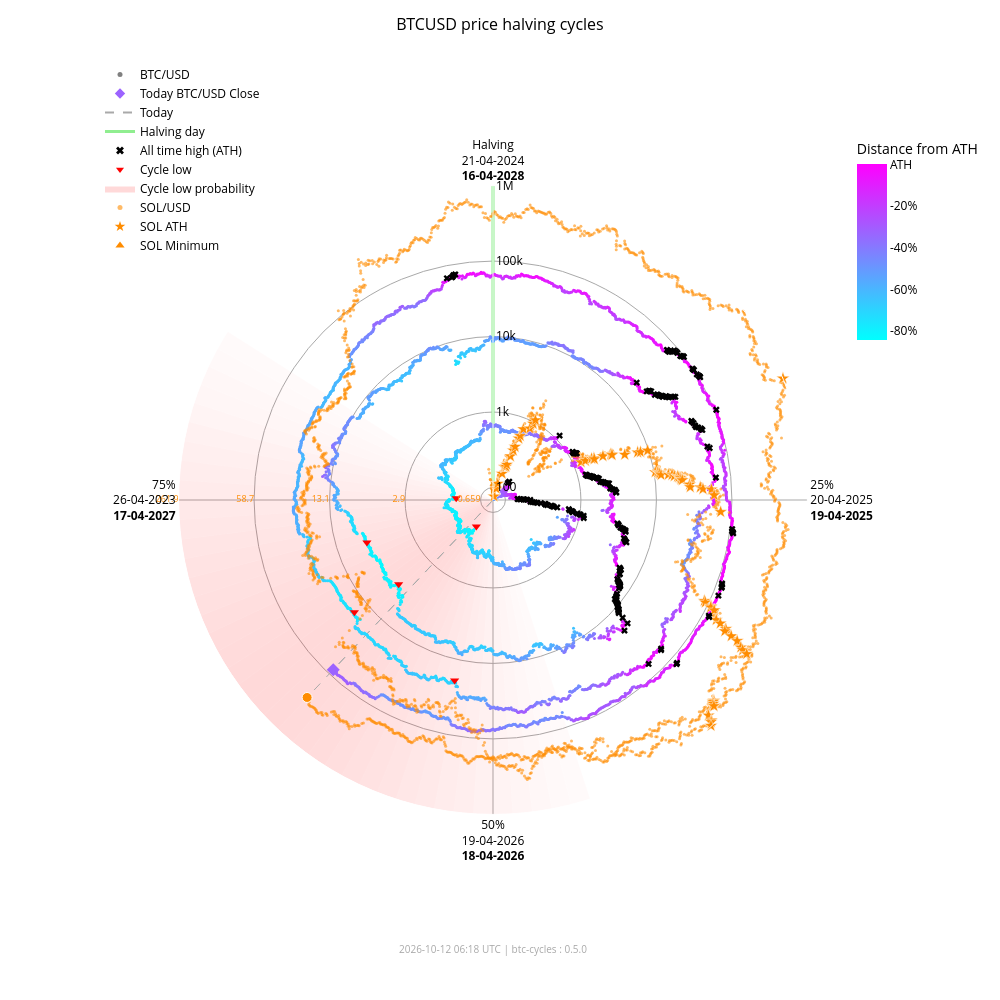

The notebook cell saved with this chart:
### Markdown cell above
### Interactive chart with overlay

### Code cell
fig_overlay_interactive = btc.plot(
    kind="interactive",
    from_date="2012-11-28",
    overlay=sol,
)
fig_overlay_interactive.show(config={"scrollZoom": True, "displayModeBar": True})

### Figure 1 — Plotly figure (JSON) as saved in the notebook; plotly's stock layout.template omitted (floating-point values rounded to 4 significant figures; data arrays with more than 128 entries replaced by an {"elided": "..."} marker saying what was removed)
{"data": [{"fill": "toself", "fillcolor": "rgba(255,0,0,0.018306980149439524)", "hoverinfo": "skip", "line": {"width": 0}, "mode": "lines", "r": [68.43, 1000000, 1000000, 68.43, 68.43], "showlegend": false, "theta": [162.0, 162.0, 165.6, 165.6, 162.0], "type": "scatterpolar"}, {"fill": "toself", "fillcolor": "rgba(255,0,0,0.02405911634527998)", "hoverinfo": "skip", "line": {"width": 0}, "mode": "lines", "r": [68.43, 1000000, 1000000, 68.43, 68.43], "showlegend": false, "theta": [165.6, 165.6, 169.2, 169.2, 165.6], "type": "scatterpolar"}, {"fill": "toself", "fillcolor": "rgba(255,0,0,0.030803449372254352)", "hoverinfo": "skip", "line": {"width": 0}, "mode": "lines", "r": [68.43, 1000000, 1000000, 68.43, 68.43], "showlegend": false, "theta": [169.2, 169.2, 172.8, 172.8, 169.2], "type": "scatterpolar"}, {"fill": "toself", "fillcolor": "rgba(255,0,0,0.03847233586005252)", "hoverinfo": "skip", "line": {"width": 0}, "mode": "lines", "r": [68.43, 1000000, 1000000, 68.43, 68.43], "showlegend": false, "theta": [172.8, 172.8, 176.4, 176.4, 172.8], "type": "scatterpolar"}, {"fill": "toself", "fillcolor": "rgba(255,0,0,0.04694405159551339)", "hoverinfo": "skip", "line": {"width": 0}, "mode": "lines", "r": [68.43, 1000000, 1000000, 68.43, 68.43], "showlegend": false, "theta": [176.4, 176.4, 180.0, 180.0, 176.4], "type": "scatterpolar"}, {"fill": "toself", "fillcolor": "rgba(255,0,0,0.05605603979818329)", "hoverinfo": "skip", "line": {"width": 0}, "mode": "lines", "r": [68.43, 1000000, 1000000, 68.43, 68.43], "showlegend": false, "theta": [180.0, 180.0, 183.6, 183.6, 180.0], "type": "scatterpolar"}, {"fill": "toself", "fillcolor": "rgba(255,0,0,0.06562330627802694)", "hoverinfo": "skip", "line": {"width": 0}, "mode": "lines", "r": [68.43, 1000000, 1000000, 68.43, 68.43], "showlegend": false, "theta": [183.6, 183.6, 187.2, 187.2, 183.6], "type": "scatterpolar"}, {"fill": "toself", "fillcolor": "rgba(255,0,0,0.07545707932574237)", "hoverinfo": "skip", "line": {"width": 0}, "mode": "lines", "r": [68.43, 1000000, 1000000, 68.43, 68.43], "showlegend": false, "theta": [187.2, 187.2, 190.8, 190.8, 187.2], "type": "scatterpolar"}, {"fill": "toself", "fillcolor": "rgba(255,0,0,0.08537841060169407)", "hoverinfo": "skip", "line": {"width": 0}, "mode": "lines", "r": [68.43, 1000000, 1000000, 68.43, 68.43], "showlegend": false, "theta": [190.8, 190.8, 194.4, 194.4, 190.8], "type": "scatterpolar"}, {"fill": "toself", "fillcolor": "rgba(255,0,0,0.09522272137134848)", "hoverinfo": "skip", "line": {"width": 0}, "mode": "lines", "r": [68.43, 1000000, 1000000, 68.43, 68.43], "showlegend": false, "theta": [194.4, 194.4, 198.0, 198.0, 194.4], "type": "scatterpolar"}, {"fill": "toself", "fillcolor": "rgba(255,0,0,0.10483418800389058)", "hoverinfo": "skip", "line": {"width": 0}, "mode": "lines", "r": [68.43, 1000000, 1000000, 68.43, 68.43], "showlegend": false, "theta": [198.0, 198.0, 201.6, 201.6, 198.0], "type": "scatterpolar"}, {"fill": "toself", "fillcolor": "rgba(255,0,0,0.11405248627197925)", "hoverinfo": "skip", "line": {"width": 0}, "mode": "lines", "r": [68.43, 1000000, 1000000, 68.43, 68.43], "showlegend": false, "theta": [201.6, 201.6, 205.2, 205.2, 201.6], "type": "scatterpolar"}, {"fill": "toself", "fillcolor": "rgba(255,0,0,0.12269756305009562)", "hoverinfo": "skip", "line": {"width": 0}, "mode": "lines", "r": [68.43, 1000000, 1000000, 68.43, 68.43], "showlegend": false, "theta": [205.2, 205.2, 208.8, 208.8, 205.2], "type": "scatterpolar"}, {"fill": "toself", "fillcolor": "rgba(255,0,0,0.13055959037792858)", "hoverinfo": "skip", "line": {"width": 0}, "mode": "lines", "r": [68.43, 1000000, 1000000, 68.43, 68.43], "showlegend": false, "theta": [208.8, 208.8, 212.4, 212.4, 208.8], "type": "scatterpolar"}, {"fill": "toself", "fillcolor": "rgba(255,0,0,0.13740037014073872)", "hoverinfo": "skip", "line": {"width": 0}, "mode": "lines", "r": [68.43, 1000000, 1000000, 68.43, 68.43], "showlegend": false, "theta": [212.4, 212.4, 216.0, 216.0, 212.4], "type": "scatterpolar"}, {"fill": "toself", "fillcolor": "rgba(255,0,0,0.14296927208088228)", "hoverinfo": "skip", "line": {"width": 0}, "mode": "lines", "r": [68.43, 1000000, 1000000, 68.43, 68.43], "showlegend": false, "theta": [216.0, 216.0, 219.6, 219.6, 216.0], "type": "scatterpolar"}, {"fill": "toself", "fillcolor": "rgba(255,0,0,0.14703219887325494)", "hoverinfo": "skip", "line": {"width": 0}, "mode": "lines", "r": [68.43, 1000000, 1000000, 68.43, 68.43], "showlegend": false, "theta": [219.6, 219.6, 223.2, 223.2, 219.6], "type": "scatterpolar"}, {"fill": "toself", "fillcolor": "rgba(255,0,0,0.14940752827264187)", "hoverinfo": "skip", "line": {"width": 0}, "mode": "lines", "r": [68.43, 1000000, 1000000, 68.43, 68.43], "showlegend": false, "theta": [223.2, 223.2, 226.8, 226.8, 223.2], "type": "scatterpolar"}, {"fill": "toself", "fillcolor": "rgba(255,0,0,0.15)", "hoverinfo": "skip", "line": {"width": 0}, "mode": "lines", "r": [68.43, 1000000, 1000000, 68.43, 68.43], "showlegend": false, "theta": [226.8, 226.8, 230.4, 230.4, 226.8], "type": "scatterpolar"}, {"fill": "toself", "fillcolor": "rgba(255,0,0,0.14882314851976614)", "hoverinfo": "skip", "line": {"width": 0}, "mode": "lines", "r": [68.43, 1000000, 1000000, 68.43, 68.43], "showlegend": false, "theta": [230.4, 230.4, 234.0, 234.0, 230.4], "type": "scatterpolar"}, {"fill": "toself", "fillcolor": "rgba(255,0,0,0.14600334989350275)", "hoverinfo": "skip", "line": {"width": 0}, "mode": "lines", "r": [68.43, 1000000, 1000000, 68.43, 68.43], "showlegend": false, "theta": [234.0, 234.0, 237.6, 237.6, 234.0], "type": "scatterpolar"}, {"fill": "toself", "fillcolor": "rgba(255,0,0,0.14176315293000513)", "hoverinfo": "skip", "line": {"width": 0}, "mode": "lines", "r": [68.43, 1000000, 1000000, 68.43, 68.43], "showlegend": false, "theta": [237.6, 237.6, 241.2, 241.2, 237.6], "type": "scatterpolar"}, {"fill": "toself", "fillcolor": "rgba(255,0,0,0.1363869302869166)", "hoverinfo": "skip", "line": {"width": 0}, "mode": "lines", "r": [68.43, 1000000, 1000000, 68.43, 68.43], "showlegend": false, "theta": [241.2, 241.2, 244.8, 244.8, 241.2], "type": "scatterpolar"}, {"fill": "toself", "fillcolor": "rgba(255,0,0,0.13017643696734477)", "hoverinfo": "skip", "line": {"width": 0}, "mode": "lines", "r": [68.43, 1000000, 1000000, 68.43, 68.43], "showlegend": false, "theta": [244.8, 244.8, 248.4, 248.4, 244.8], "type": "scatterpolar"}, {"fill": "toself", "fillcolor": "rgba(255,0,0,0.1234063302665758)", "hoverinfo": "skip", "line": {"width": 0}, "mode": "lines", "r": [68.43, 1000000, 1000000, 68.43, 68.43], "showlegend": false, "theta": [248.4, 248.4, 252.0, 252.0, 248.4], "type": "scatterpolar"}, {"fill": "toself", "fillcolor": "rgba(255,0,0,0.11628949020714345)", "hoverinfo": "skip", "line": {"width": 0}, "mode": "lines", "r": [68.43, 1000000, 1000000, 68.43, 68.43], "showlegend": false, "theta": [252.0, 252.0, 255.6, 255.6, 252.0], "type": "scatterpolar"}, {"fill": "toself", "fillcolor": "rgba(255,0,0,0.108959277972535)", "hoverinfo": "skip", "line": {"width": 0}, "mode": "lines", "r": [68.43, 1000000, 1000000, 68.43, 68.43], "showlegend": false, "theta": [255.6, 255.6, 259.2, 259.2, 255.6], "type": "scatterpolar"}, {"fill": "toself", "fillcolor": "rgba(255,0,0,0.1014715299920515)", "hoverinfo": "skip", "line": {"width": 0}, "mode": "lines", "r": [68.43, 1000000, 1000000, 68.43, 68.43], "showlegend": false, "theta": [259.2, 259.2, 262.8, 262.8, 259.2], "type": "scatterpolar"}, {"fill": "toself", "fillcolor": "rgba(255,0,0,0.09382430417652897)", "hoverinfo": "skip", "line": {"width": 0}, "mode": "lines", "r": [68.43, 1000000, 1000000, 68.43, 68.43], "showlegend": false, "theta": [262.8, 262.8, 266.4, 266.4, 262.8], "type": "scatterpolar"}, {"fill": "toself", "fillcolor": "rgba(255,0,0,0.08598937207621672)", "hoverinfo": "skip", "line": {"width": 0}, "mode": "lines", "r": [68.43, 1000000, 1000000, 68.43, 68.43], "showlegend": false, "theta": [266.4, 266.4, 270.0, 270.0, 266.4], "type": "scatterpolar"}, {"fill": "toself", "fillcolor": "rgba(255,0,0,0.07794710108398434)", "hoverinfo": "skip", "line": {"width": 0}, "mode": "lines", "r": [68.43, 1000000, 1000000, 68.43, 68.43], "showlegend": false, "theta": [270.0, 270.0, 273.6, 273.6, 270.0], "type": "scatterpolar"}, {"fill": "toself", "fillcolor": "rgba(255,0,0,0.06971614429145927)", "hoverinfo": "skip", "line": {"width": 0}, "mode": "lines", "r": [68.43, 1000000, 1000000, 68.43, 68.43], "showlegend": false, "theta": [273.6, 273.6, 277.2, 277.2, 273.6], "type": "scatterpolar"}, {"fill": "toself", "fillcolor": "rgba(255,0,0,0.061371174705723626)", "hoverinfo": "skip", "line": {"width": 0}, "mode": "lines", "r": [68.43, 1000000, 1000000, 68.43, 68.43], "showlegend": false, "theta": [277.2, 277.2, 280.8, 280.8, 277.2], "type": "scatterpolar"}, {"fill": "toself", "fillcolor": "rgba(255,0,0,0.05304520605236535)", "hoverinfo": "skip", "line": {"width": 0}, "mode": "lines", "r": [68.43, 1000000, 1000000, 68.43, 68.43], "showlegend": false, "theta": [280.8, 280.8, 284.4, 284.4, 280.8], "type": "scatterpolar"}, {"fill": "toself", "fillcolor": "rgba(255,0,0,0.044916938988340704)", "hoverinfo": "skip", "line": {"width": 0}, "mode": "lines", "r": [68.43, 1000000, 1000000, 68.43, 68.43], "showlegend": false, "theta": [284.4, 284.4, 288.0, 288.0, 284.4], "type": "scatterpolar"}, {"fill": "toself", "fillcolor": "rgba(255,0,0,0.0371870550186571)", "hoverinfo": "skip", "line": {"width": 0}, "mode": "lines", "r": [68.43, 1000000, 1000000, 68.43, 68.43], "showlegend": false, "theta": [288.0, 288.0, 291.6, 291.6, 288.0], "type": "scatterpolar"}, {"fill": "toself", "fillcolor": "rgba(255,0,0,0.030049603184432498)", "hoverinfo": "skip", "line": {"width": 0}, "mode": "lines", "r": [68.43, 1000000, 1000000, 68.43, 68.43], "showlegend": false, "theta": [291.6, 291.6, 295.2, 295.2, 291.6], "type": "scatterpolar"}, {"fill": "toself", "fillcolor": "rgba(255,0,0,0.023665126797805223)", "hoverinfo": "skip", "line": {"width": 0}, "mode": "lines", "r": [68.43, 1000000, 1000000, 68.43, 68.43], "showlegend": false, "theta": [295.2, 295.2, 298.8, 298.8, 295.2], "type": "scatterpolar"}, {"fill": "toself", "fillcolor": "rgba(255,0,0,0.018141004067302662)", "hoverinfo": "skip", "line": {"width": 0}, "mode": "lines", "r": [68.43, 1000000, 1000000, 68.43, 68.43], "showlegend": false, "theta": [298.8, 298.8, 302.4, 302.4, 298.8], "type": "scatterpolar"}, {"hoverinfo": "skip", "line": {"color": "darkgrey", "dash": "dash", "width": 1}, "mode": "lines", "r": [68.43, 83680.0], "showlegend": false, "theta": [223.3, 223.3], "type": "scatterpolar"}, {"hoverinfo": "skip", "line": {"color": "darkgrey", "dash": "dash", "width": 1}, "mode": "lines", "r": [68.43, 267800.0], "showlegend": false, "theta": [223.3, 223.3], "type": "scatterpolar"}, {"hoverinfo": "skip", "line": {"color": "lightgreen", "width": 3}, "mode": "lines", "r": [68.43, 1000000], "showlegend": false, "theta": [0, 0], "type": "scatterpolar"}, {"hoverinfo": "text", "marker": {"color": {"elided": "4916 str values"}, "size": 3}, "mode": "markers", "r": {"elided": "4916 float values"}, "showlegend": false, "text": {"elided": "4916 str values"}, "theta": {"elided": "4916 float values"}, "type": "scatterpolar"}, {"hoverinfo": "text", "marker": {"color": "#FF8C00", "opacity": 0.6, "size": 3}, "mode": "markers", "r": {"elided": "2376 float values"}, "showlegend": false, "text": {"elided": "2376 str values"}, "theta": {"elided": "2376 float values"}, "type": "scatterpolar"}, {"hoverinfo": "text", "marker": {"color": "#9c63ff", "size": 10, "symbol": "diamond"}, "mode": "markers", "r": [83680.0], "showlegend": false, "text": ["Today<br>Date: 2026-10-11<br>Price: $83,679.46"], "theta": [223.3], "type": "scatterpolar"}, {"hoverinfo": "text", "marker": {"color": "#FF8C00", "line": {"color": "white", "width": 1}, "size": 10, "symbol": "circle"}, "mode": "markers", "r": [267800.0], "showlegend": false, "text": ["Today SOL<br>Date: 2026-10-11<br>Price: $111.24"], "theta": [223.3], "type": "scatterpolar"}, {"hoverinfo": "text", "marker": {"color": "#FF8C00", "line": {"color": "white", "width": 0.5}, "size": 10, "symbol": "star"}, "mode": "markers", "r": [68.43, 76.69, 98.28, 115.1, 160.2, 199.2, 200.3, 203.8, 217.3, 287.8, 349.8, 397.3, 523.3, 573.2, 718.1, 798.5, 948.0, 1078.0, 1271.0, 1461.0, 1785.0, 1908.0, 1917.0, 2530.0, 3215.0, 3302.0, 3322.0, 4795.0, 7121.0, 7760.0, 9679.0, 10370.0, 11210.0, 11600.0, 11830.0, 12190.0, 15220.0, 16990.0, 18090.0, 20010.0, 20730.0, 21720.0, 21920.0, 22700.0, 28100.0, 28410.0, 38550.0, 41750.0, 54000.0, 58230.0, 71670.0, 86520.0, 90770.0, 111800.0, 112400.0, 128500.0, 155700.0, 182600.0, 229400.0, 231200.0, 295100.0, 371400.0, 451600.0, 493500.0, 583700.0, 612100.0, 618900.0, 644000.0, 686600.0, 744100.0, 879500.0, 907500.0, 980900.0, 1000000.0], "showlegend": false, "text": ["SOL ATH<br>Date: 2020-04-10<br>Price: $0.95", "SOL ATH<br>Date: 2020-07-12<br>Price: $1.02", "SOL ATH<br>Date: 2020-07-13<br>Price: $1.18", "SOL ATH<br>Date: 2020-07-15<br>Price: $1.29", "SOL ATH<br>Date: 2020-07-26<br>Price: $1.57", "SOL ATH<br>Date: 2020-07-27<br>Price: $1.78", "SOL ATH<br>Date: 2020-07-28<br>Price: $1.78", "SOL ATH<br>Date: 2020-08-03<br>Price: $1.80", "SOL ATH<br>Date: 2020-08-04<br>Price: $1.87", "SOL ATH<br>Date: 2020-08-06<br>Price: $2.21", "SOL ATH<br>Date: 2020-08-08<br>Price: $2.47", "SOL ATH<br>Date: 2020-08-09<br>Price: $2.67", "SOL ATH<br>Date: 2020-08-10<br>Price: $3.13", "SOL ATH<br>Date: 2020-08-11<br>Price: $3.30", "SOL ATH<br>Date: 2020-08-12<br>Price: $3.77", "SOL ATH<br>Date: 2020-08-28<br>Price: $4.01", "SOL ATH<br>Date: 2020-08-30<br>Price: $4.44", "SOL ATH<br>Date: 2020-08-31<br>Price: $4.78", "SOL ATH<br>Date: 2021-02-02<br>Price: $5.27", "SOL ATH<br>Date: 2021-02-03<br>Price: $5.72", "SOL ATH<br>Date: 2021-02-04<br>Price: $6.43", "SOL ATH<br>Date: 2021-02-05<br>Price: $6.68", "SOL ATH<br>Date: 2021-02-07<br>Price: $6.70", "SOL ATH<br>Date: 2021-02-08<br>Price: $7.88", "SOL ATH<br>Date: 2021-02-10<br>Price: $9.07", "SOL ATH<br>Date: 2021-02-11<br>Price: $9.22", "SOL ATH<br>Date: 2021-02-12<br>Price: $9.25", "SOL ATH<br>Date: 2021-02-19<br>Price: $11.47", "SOL ATH<br>Date: 2021-02-22<br>Price: $14.45", "SOL ATH<br>Date: 2021-02-23<br>Price: $15.20", "SOL ATH<br>Date: 2021-02-24<br>Price: $17.30", "SOL ATH<br>Date: 2021-03-28<br>Price: $18.02", "SOL ATH<br>Date: 2021-03-29<br>Price: $18.85", "SOL ATH<br>Date: 2021-03-30<br>Price: $19.23", "SOL ATH<br>Date: 2021-03-31<br>Price: $19.47", "SOL ATH<br>Date: 2021-04-02<br>Price: $19.81", "SOL ATH<br>Date: 2021-04-03<br>Price: $22.55", "SOL ATH<br>Date: 2021-04-04<br>Price: $24.06", "SOL ATH<br>Date: 2021-04-06<br>Price: $24.96", "SOL ATH<br>Date: 2021-04-07<br>Price: $26.48", "SOL ATH<br>Date: 2021-04-08<br>Price: $27.03", "SOL ATH<br>Date: 2021-04-09<br>Price: $27.78", "SOL ATH<br>Date: 2021-04-11<br>Price: $27.93", "SOL ATH<br>Date: 2021-04-12<br>Price: $28.51", "SOL ATH<br>Date: 2021-04-18<br>Price: $32.30", "SOL ATH<br>Date: 2021-04-21<br>Price: $32.51", "SOL ATH<br>Date: 2021-04-22<br>Price: $38.88", "SOL ATH<br>Date: 2021-04-24<br>Price: $40.74", "SOL ATH<br>Date: 2021-04-25<br>Price: $47.37", "SOL ATH<br>Date: 2021-05-01<br>Price: $49.51", "SOL ATH<br>Date: 2021-05-18<br>Price: $55.91", "SOL ATH<br>Date: 2021-08-16<br>Price: $62.43", "SOL ATH<br>Date: 2021-08-17<br>Price: $64.21", "SOL ATH<br>Date: 2021-08-18<br>Price: $72.54", "SOL ATH<br>Date: 2021-08-19<br>Price: $72.76", "SOL ATH<br>Date: 2021-08-20<br>Price: $78.72", "SOL ATH<br>Date: 2021-08-27<br>Price: $88.09", "SOL ATH<br>Date: 2021-08-28<br>Price: $96.70", "SOL ATH<br>Date: 2021-08-30<br>Price: $110.54", "SOL ATH<br>Date: 2021-09-01<br>Price: $111.03", "SOL ATH<br>Date: 2021-09-02<br>Price: $128.10", "SOL ATH<br>Date: 2021-09-03<br>Price: $146.58", "SOL ATH<br>Date: 2021-09-06<br>Price: $164.38", "SOL ATH<br>Date: 2021-09-07<br>Price: $173.15", "SOL ATH<br>Date: 2021-09-08<br>Price: $191.04", "SOL ATH<br>Date: 2021-10-22<br>Price: $196.43", "SOL ATH<br>Date: 2021-10-23<br>Price: $197.70", "SOL ATH<br>Date: 2021-10-24<br>Price: $202.36", "SOL ATH<br>Date: 2021-10-25<br>Price: $210.10", "SOL ATH<br>Date: 2021-11-02<br>Price: $220.24", "SOL ATH<br>Date: 2021-11-03<br>Price: $242.90", "SOL ATH<br>Date: 2021-11-04<br>Price: $247.39", "SOL ATH<br>Date: 2021-11-06<br>Price: $258.93", "SOL ATH<br>Date: 2025-01-18<br>Price: $261.87"], "theta": [352.0, 15.5, 15.75, 16.25, 19.0, 19.25, 19.5, 21.0, 21.25, 21.75, 22.25, 22.5, 22.75, 23.0, 23.25, 27.25, 27.75, 28.0, 66.75, 67.0, 67.25, 67.5, 68.0, 68.25, 68.75, 69.0, 69.25, 71.0, 71.75, 72.0, 72.25, 80.25, 80.5, 80.75, 81.0, 81.5, 81.75, 82.0, 82.5, 82.75, 83.0, 83.25, 83.75, 84.0, 85.5, 86.25, 86.5, 87.0, 87.25, 88.75, 93.0, 115.5, 115.8, 116.0, 116.2, 116.5, 118.2, 118.5, 119.0, 119.5, 119.8, 120.0, 120.7, 121.0, 121.3, 132.2, 132.5, 132.8, 133.0, 135.0, 135.2, 135.5, 136.0, 67.25], "type": "scatterpolar"}, {"hoverinfo": "text", "marker": {"color": "#FF8C00", "line": {"color": "white", "width": 0.5}, "size": 10, "symbol": "triangle-up"}, "mode": "markers", "r": [68.43], "showlegend": false, "text": ["SOL Minimum<br>Date: 2020-05-11<br>Price: $0.52"], "theta": [0.0], "type": "scatterpolar"}, {"hoverinfo": "text", "marker": {"color": "black", "size": 6, "symbol": "x"}, "mode": "markers", "r": {"elided": "182 float values"}, "showlegend": false, "text": {"elided": "182 str values"}, "theta": {"elided": "182 float values"}, "type": "scatterpolar"}, {"hoverinfo": "text", "marker": {"color": "red", "size": 8, "symbol": "triangle-down"}, "mode": "markers", "r": [178.1, 210.5, 3237.0, 3961.0, 19020.0, 15790.0], "showlegend": false, "text": ["Cycle Low<br>Date: 2015-01-14<br>Price: $178.10<br>ATH distance: -84.5%", "Cycle Low<br>Date: 2015-08-24<br>Price: $210.49<br>ATH distance: -81.7%", "Cycle Low<br>Date: 2018-12-15<br>Price: $3,236.76<br>ATH distance: -83.4%", "Cycle Low<br>Date: 2019-03-15<br>Price: $3,960.91<br>ATH distance: -79.7%", "Cycle Low<br>Date: 2022-06-18<br>Price: $19,017.64<br>ATH distance: -71.9%", "Cycle Low<br>Date: 2022-11-21<br>Price: $15,787.28<br>ATH distance: -76.6%"], "theta": [212.1, 272.7, 228.3, 251.4, 192.0, 231.0], "type": "scatterpolar"}, {"marker": {"color": "grey", "size": 5}, "mode": "markers", "name": "BTC/USD", "r": [null], "theta": [null], "type": "scatterpolar"}, {"marker": {"color": "#9c63ff", "size": 8, "symbol": "diamond"}, "mode": "markers", "name": "Today BTC/USD Close", "r": [null], "theta": [null], "type": "scatterpolar"}, {"line": {"color": "darkgrey", "dash": "dash"}, "mode": "lines", "name": "Today", "r": [null], "theta": [null], "type": "scatterpolar"}, {"line": {"color": "lightgreen", "width": 3}, "mode": "lines", "name": "Halving day", "r": [null], "theta": [null], "type": "scatterpolar"}, {"marker": {"color": "black", "size": 7, "symbol": "x"}, "mode": "markers", "name": "All time high (ATH)", "r": [null], "theta": [null], "type": "scatterpolar"}, {"marker": {"color": "red", "size": 7, "symbol": "triangle-down"}, "mode": "markers", "name": "Cycle low", "r": [null], "theta": [null], "type": "scatterpolar"}, {"fill": "toself", "fillcolor": "rgba(255,0,0,0.15)", "line": {"width": 0}, "mode": "lines", "name": "Cycle low probability", "r": [null], "theta": [null], "type": "scatterpolar"}, {"marker": {"color": "#FF8C00", "opacity": 0.6, "size": 5}, "mode": "markers", "name": "SOL/USD", "r": [null], "theta": [null], "type": "scatterpolar"}, {"marker": {"color": "#FF8C00", "size": 8, "symbol": "star"}, "mode": "markers", "name": "SOL ATH", "r": [null], "theta": [null], "type": "scatterpolar"}, {"marker": {"color": "#FF8C00", "size": 8, "symbol": "triangle-up"}, "mode": "markers", "name": "SOL Minimum", "r": [null], "theta": [null], "type": "scatterpolar"}, {"hoverinfo": "skip", "marker": {"cmax": 0, "cmin": -0.8453, "color": [0], "colorbar": {"len": 0.25, "ticktext": ["ATH", "-20%", "-40%", "-60%", "-80%", "-100%"], "tickvals": [0, -0.2, -0.4, -0.6, -0.8, -1.0], "title": {"text": "Distance from ATH"}, "x": 0.95, "y": 0.92, "yanchor": "top"}, "colorscale": {"elided": "256x2 mixed values"}, "showscale": true, "size": 0}, "mode": "markers", "r": [null], "showlegend": false, "theta": [null], "type": "scatterpolar"}, {"hoverinfo": "skip", "mode": "text", "r": [100, 1000, 10000, 100000, 1000000], "showlegend": false, "text": ["0.659", "2.9", "13.1", "58.7", "261.9"], "textfont": {"color": "#FF8C00", "size": 9}, "textposition": "middle left", "theta": [270, 270, 270, 270, 270], "type": "scatterpolar"}], "layout": {"annotations": [{"font": {"color": "darkgrey", "size": 10}, "showarrow": false, "text": "2026-10-12 06:18 UTC | btc-cycles : 0.5.0", "x": 0.5, "xref": "paper", "y": -0.02, "yref": "paper"}], "font": {"color": "black"}, "height": 1000, "legend": {"bgcolor": "rgba(0,0,0,0)", "font": {"color": "black"}, "x": 0.0, "y": 1.0}, "margin": {"b": 60, "l": 100, "r": 80, "t": 60}, "paper_bgcolor": "white", "plot_bgcolor": "white", "polar": {"angularaxis": {"color": "black", "direction": "clockwise", "gridcolor": "darkgrey", "rotation": 90, "ticktext": ["Halving<br>21-04-2024<br><b>16-04-2028</b>", "25%<br>20-04-2025<br><b>19-04-2025</b>", "50%<br>19-04-2026<br><b>18-04-2026</b>", "75%<br>26-04-2023<br><b>17-04-2027</b>"], "tickvals": [0, 90, 180, 270]}, "bgcolor": "white", "domain": {"x": [0.1, 0.9], "y": [0.05, 0.95]}, "radialaxis": {"angle": 90, "color": "black", "gridcolor": "darkgrey", "range": [1.835, 6.0], "tickangle": 90, "ticktext": ["100", "1k", "10k", "100k", "1M"], "tickvals": [100, 1000, 10000, 100000, 1000000], "type": "log"}}, "title": {"font": {"color": "black", "size": 16}, "text": "BTCUSD price halving cycles", "x": 0.5}, "width": 1000}}
